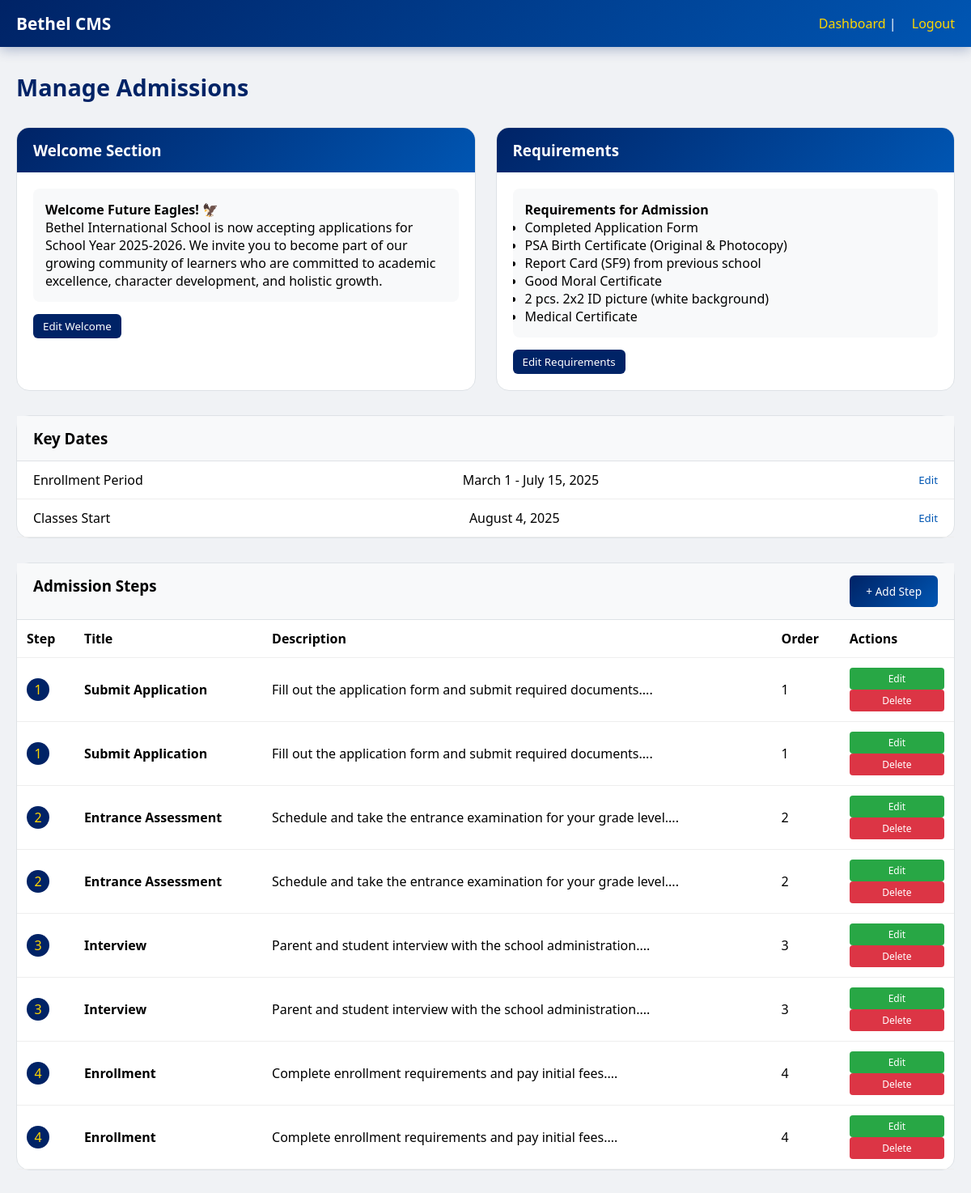
/admin/manage-admissions.php (signed in), run on an earlier commit of the app's database.
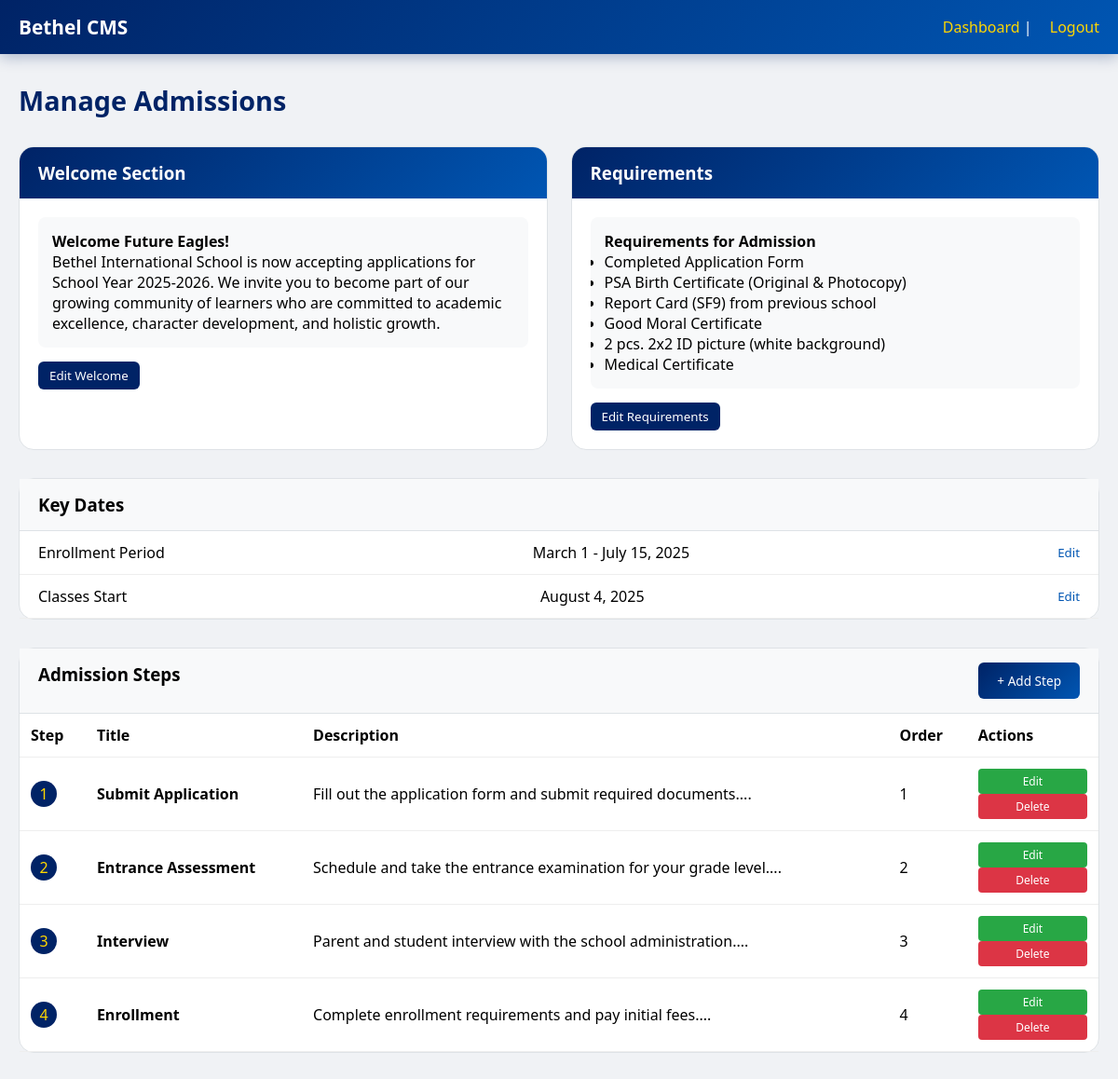
And on a later commit of the database.
### tables this page shows
CREATE TABLE `admissions_content` (
  `id` int(11) NOT NULL,
  `section` varchar(50) NOT NULL,
  `title` varchar(200) DEFAULT NULL,
  `content` text DEFAULT NULL,
  `display_order` int(11) DEFAULT 0,
  `status` enum('active','inactive') DEFAULT 'active',
  `updated_at` timestamp NOT NULL DEFAULT current_timestamp() ON UPDATE current_timestamp()
);

CREATE TABLE `admission_steps` (
  `id` int(11) NOT NULL,
  `step_number` int(2) NOT NULL,
  `title` varchar(100) NOT NULL,
  `description` text DEFAULT NULL,
  `display_order` int(11) DEFAULT 0,
  `status` enum('active','inactive') DEFAULT 'active',
  `created_at` timestamp NOT NULL DEFAULT current_timestamp()
);

### admin/manage-admissions.php (the view, shortened to what this page needs)
<?php
require_once '../includes/db.php';
$welcome = $pdo->query("SELECT * FROM admissions_content WHERE section = 'welcome'")->fetch();
$requirements = $pdo->query("SELECT * FROM admissions_content WHERE section = 'requirements'")->fetch();
$enrollment = $pdo->query("SELECT * FROM admissions_content WHERE section = 'enrollment_period'")->fetch();
$classes = $pdo->query("SELECT * FROM admissions_content WHERE section = 'classes_start'")->fetch();
$steps = $pdo->query("SELECT * FROM admission_steps ORDER BY display_order")->fetchAll();
?>
<!DOCTYPE html>
<html lang="en">
<head>
    <link rel="stylesheet" href="../css/admin-style.css">
</head>
<body>
<div class="admin-wrapper">
    <nav class="admin-nav"><div class="admin-nav-container"><div class="admin-logo">Bethel CMS</div><div class="admin-user"><a href="dashboard.php">Dashboard</a> | <a href="logout.php">Logout</a></div></div></nav>
    <div class="admin-container">
        <div class="page-header"><h1>Manage Admissions</h1></div>
        <div class="content-grid">
            <div class="main-card"><div class="card-header"><h3>Welcome Section</h3></div><div class="card-body"><div class="content-preview"><strong><?php echo htmlspecialchars($welcome['title']); ?></strong><br><?php echo nl2br(htmlspecialchars($welcome['content'])); ?></div><button class="edit-btn" onclick="openContentModal('welcome', '<?php echo htmlspecialchars($welcome['title']); ?>', <?php echo htmlspecialchars(json_encode($welcome['content'])); ?>)">Edit Welcome</button></div></div>
            <div class="main-card"><div class="card-header"><h3>Requirements</h3></div><div class="card-body"><div class="content-preview"><strong><?php echo htmlspecialchars($requirements['title']); ?></strong><br><ul><?php foreach(explode("\n", $requirements['content']) as $line) if(trim($line)) echo "<li>".htmlspecialchars(trim($line))."</li>"; ?></ul></div><button class="edit-btn" onclick="openContentModal('requirements', '<?php echo htmlspecialchars($requirements['title']); ?>', <?php echo htmlspecialchars(json_encode($requirements['content'])); ?>)">Edit Requirements</button></div></div>
        </div>
        <div class="info-list"><div class="info-list-header"><h3>Key Dates</h3></div><div class="info-item"><span>Enrollment Period</span><span><?php echo htmlspecialchars($enrollment['content']); ?></span><button class="small-edit-btn" onclick="openContentModal('enrollment', '<?php echo htmlspecialchars($enrollment['title']); ?>', <?php echo htmlspecialchars(json_encode($enrollment['content'])); ?>)">Edit</button></div><div class="info-item"><span>Classes Start</span><span><?php echo htmlspecialchars($classes['content']); ?></span><button class="small-edit-btn" onclick="openContentModal('classes', '<?php echo htmlspecialchars($classes['title']); ?>', <?php echo htmlspecialchars(json_encode($classes['content'])); ?>)">Edit</button></div></div>
        <div class="steps-section"><div class="steps-header"><h3>Admission Steps</h3><button class="btn-primary" onclick="openStepModal()">+ Add Step</button></div>
            <table class="steps-table"><thead><tr><th>Step</th><th>Title</th><th>Description</th><th>Order</th><th>Actions</th></tr></thead>
            <tbody>
                <?php foreach($steps as $step): ?>
                <tr>
                    <td><span class="step-number-badge"><?php echo $step['step_number']; ?></span></td>
                    <td><strong><?php echo htmlspecialchars($step['title']); ?></strong></td>
                    <td><?php echo htmlspecialchars(substr($step['description'],0,80)); ?>...</td>
                    <td><?php echo $step['display_order']; ?></td>
                    <td class="actions">
                        <button class="btn-step-edit" onclick="editStep(<?php echo htmlspecialchars(json_encode($step)); ?>)">Edit</button>
                        <a href="?delete_step=<?php echo $step['id']; ?>" class="btn-step-delete" onclick="return confirm('Delete this step?')">Delete</a>
                    </td>
                </tr>
                <?php endforeach; ?>
            </tbody>
            </table>
        </div>
    </div>
</div>
</body>
</html>

What changed in the data, as far as the page shows it:
removed admission_steps: step_number "1", title "Submit Application", description "Fill out the application form and submit required documents.", display_order "1"
removed admission_steps: step_number "2", title "Entrance Assessment", description "Schedule and take the entrance examination for your grade level.", display_order "2"
removed admission_steps: step_number "3", title "Interview", description "Parent and student interview with the school administration.", display_order "3"
removed admission_steps: step_number "4", title "Enrollment", description "Complete enrollment requirements and pay initial fees.", display_order "4"
changed admissions_content: title "Welcome Future Eagles! 🦅" → "Welcome Future Eagles!"
